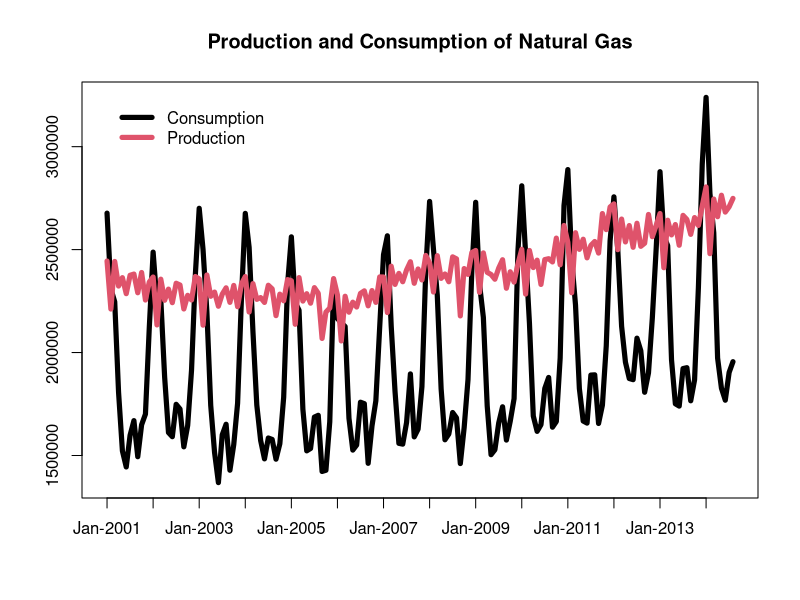
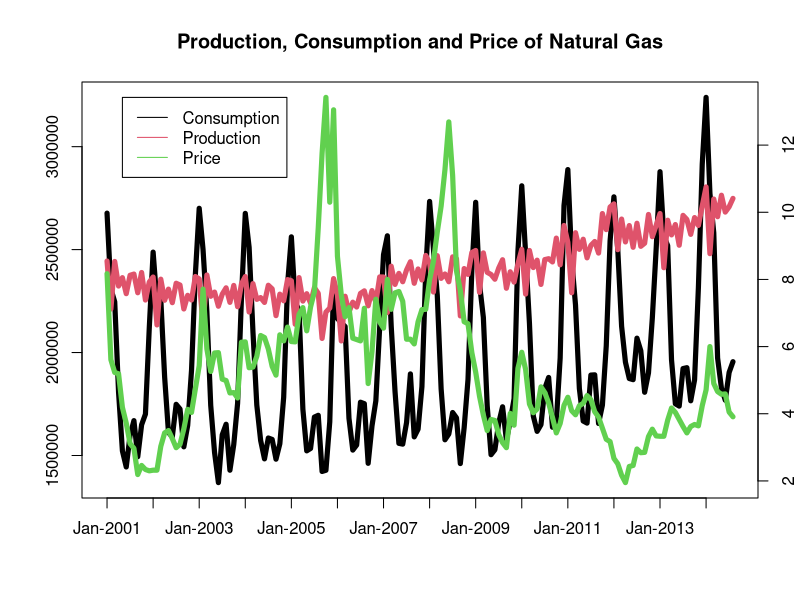
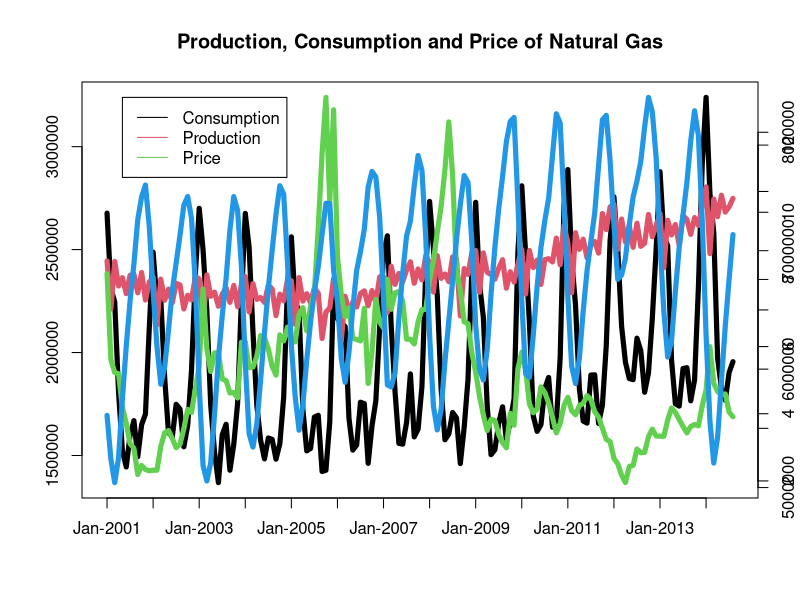
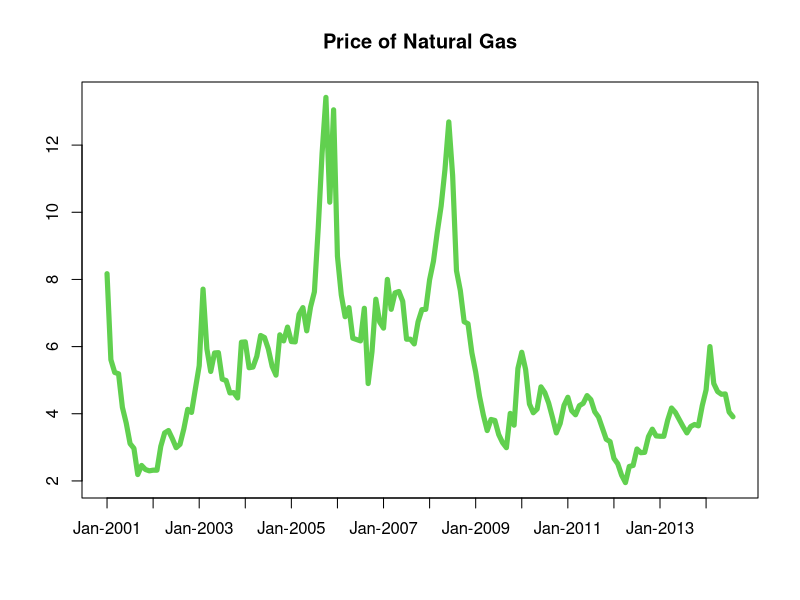
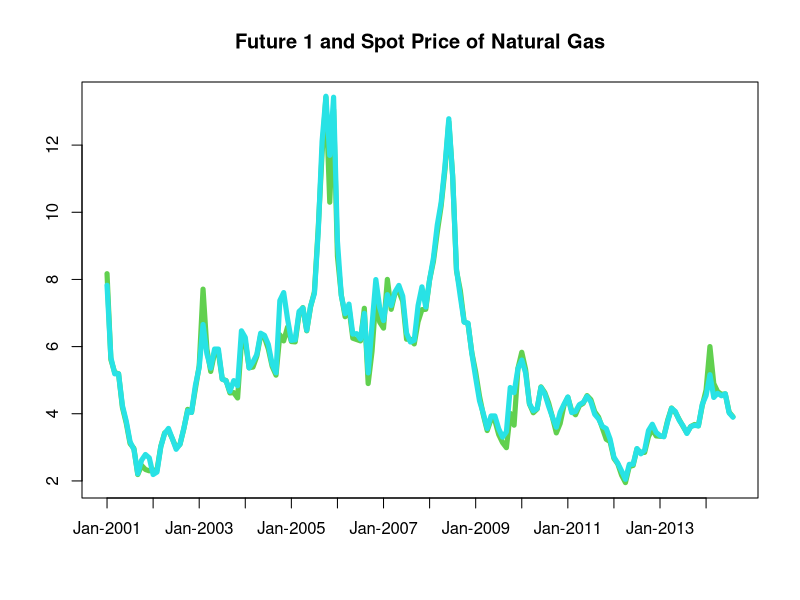
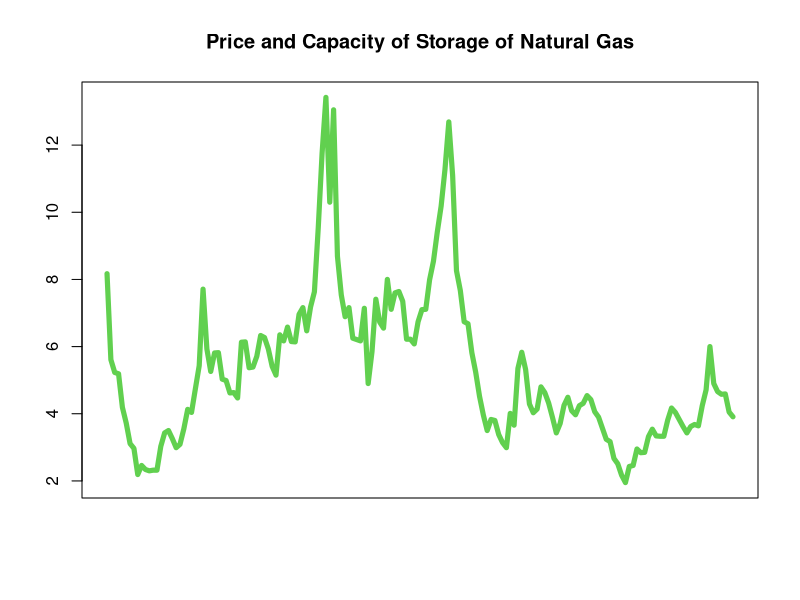
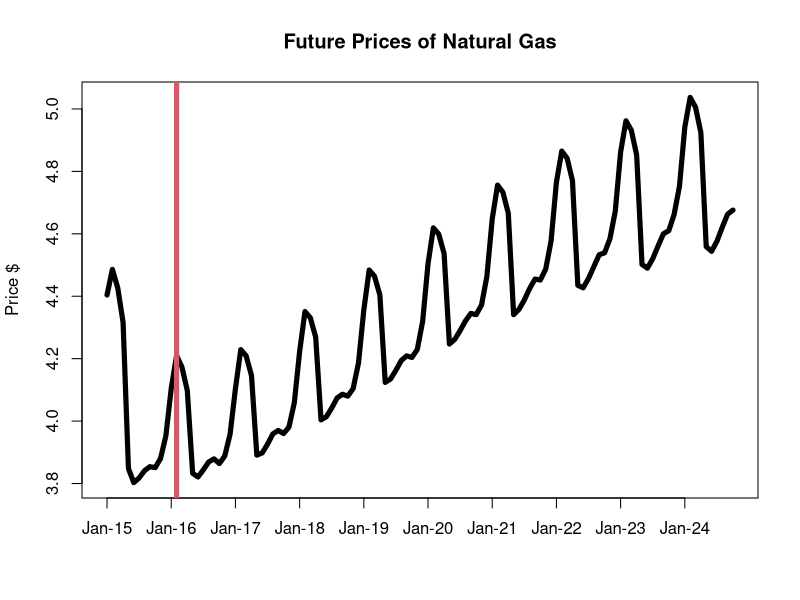
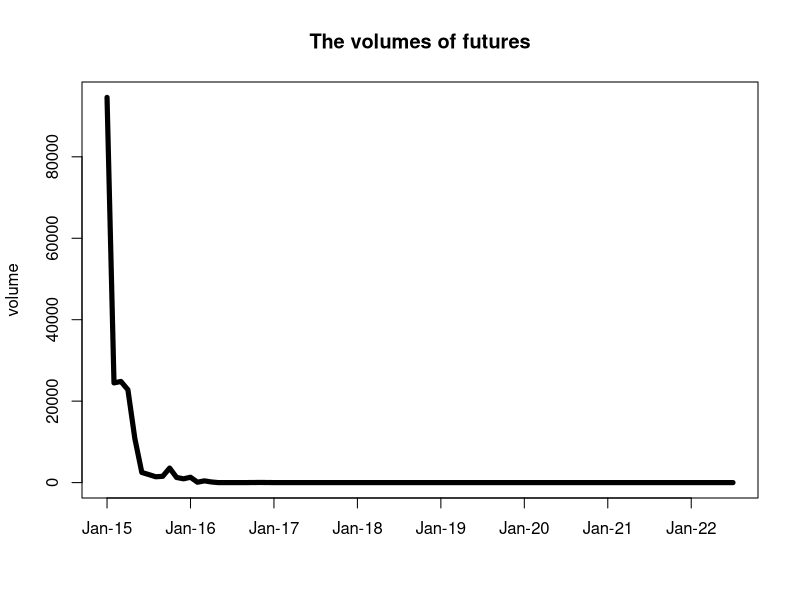

Recreate these plots in R, in order.
# setwd('~/Google Drive/Longcode/presentation/')
setwd('C:/Users/msbcr563/Google Drive/Longcode/presentation/')

# Historical production and consumption -----------------------------------
Data = read.csv('ExampleDataSubset.csv',header = TRUE)

prod = Data$Production + Data$Import - Data$Export 
storage = Data$Storage
# netwithdraw = Data$NetWithdraw
prodAstorage = prod + Data$NetStorage
con = Data$Consumption
price = Data$Price
# capacity = Data$Capacity
Date = Data$Date
base = Data$Base.Gas
Future1 = Data$Future1

EveryJan = Date[seq(from = 1,to = length(Date),by = 12)]



# Production and Consumption of Natural Gas -------------------------------
plot(con,type = 'l',col = 1,xaxt = 'n',ylim = c(min(con),max(con)),xlab = NA, ylab = NA,lwd = 5)
title(main = 'Production and Consumption of Natural Gas')
axis(1,seq(from = 1,to = length(Date),by = 12),labels = EveryJan)
par(new = TRUE)
plot(prod,type = 'l', col = 2, axes = FALSE,xlab = NA, ylab = NA,,ylim = c(min(con),max(con)),lwd = 5)
legend(x = 1, y = max(con),legend = c('Consumption','Production'),col = 1:2,lty = 1,lwd = 5,bty = 'n')



# Production, Consumption and Price of Natural Gas ------------------------
plot(con,type = 'l',col = 1,xaxt = 'n',ylim = c(min(con),max(con)),xlab = NA, ylab = NA,lwd = 5)
title(main = 'Production, Consumption and Price of Natural Gas')
axis(1,seq(from = 1,to = length(Date),by = 12),labels = EveryJan)
par(new = TRUE)
plot(prod,type = 'l', col = 2, axes = FALSE,xlab = NA, ylab = NA,,ylim = c(min(con),max(con)),lwd = 5)
par(new = TRUE)
plot(price,type = 'l', col = 3,axes = FALSE, xlab = NA, ylab = NA,lwd = 5)
axis(side = 4)
legend(x = 5, y = max(price),legend = c('Consumption','Production','Price'),col = 1:3,lty = 1)

# Production, Consumption, Price and storage of Natural Gas ------------------------
plot(con,type = 'l',col = 1,xaxt = 'n',ylim = c(min(con),max(con)),xlab = NA, ylab = NA,lwd = 5)
title(main = 'Production, Consumption and Price of Natural Gas')
axis(1,seq(from = 1,to = length(Date),by = 12),labels = EveryJan)
par(new = TRUE)
plot(prod,type = 'l', col = 2, axes = FALSE,xlab = NA, ylab = NA,,ylim = c(min(con),max(con)),lwd = 5)
par(new = TRUE)
plot(price,type = 'l', col = 3,axes = FALSE, xlab = NA, ylab = NA,lwd = 5)
axis(side = 4)
legend(x = 5, y = max(price),legend = c('Consumption','Production','Price'),col = 1:3,lty = 1)
par(new = TRUE)
plot(storage,type = 'l', col = 4,axes = FALSE, xlab = NA, ylab = NA,lwd = 5)
axis(side = 4)


# Spot Price of Natural Gas ----------------------------------------------------
plot(price,type = 'l', col = 3, xlab = NA, ylab = NA,lwd = 5,xaxt = 'n')
title(main = 'Price of Natural Gas')
axis(1,seq(from = 1,to = length(Date),by = 12),labels = EveryJan)


# Future 1 and spot Price of Natural Gas -------------------------------------------
plot(price,type = 'l', col = 3, xlab = NA, ylab = NA,lwd = 5,xaxt = 'n')
lines(Future1,type = 'l',col = 5,lwd = 5)
title(main = 'Future 1 and Spot Price of Natural Gas')
axis(1,seq(from = 1,to = length(Date),by = 12),labels = EveryJan)




# Price and Capacity of Storage of Natural Gas ----------------------------
plot(price,type = 'l', col = 3, xlab = NA, ylab = NA,lwd = 5,xaxt = 'n')
title(main = 'Price and Capacity of Storage of Natural Gas')
# par(new = TRUE)
# plot(netwithdraw,type = 'l', col = 4,axes = FALSE, xlab = NA, ylab = NA,lwd = 5,)
# axis(side = 4)
# axis(1,seq(from = 1,to = length(Date),by = 12),labels = EveryJan)


# Future Prices -----------------------------------------------------------
FutureData = read.csv('price.csv',header = FALSE)

FutureData = FutureData[,1]

DateFuture = paste0('Jan-',15:24)

plot(FutureData, type = 'l', xaxt = 'n', ylab = 'Price $', xlab = NA, lwd =5)
axis(1,seq(from = 1,to = length(FutureData),by = 12),labels = DateFuture)
title(main = 'Future Prices of Natural Gas')
abline(v = 14,col = 2,lwd = 5)

# Future volume ------------------------------------------------------------------

Vdata = read.csv('VolumeFuture.csv')
volume = Vdata$Total.Volume[-c(1,nrow(Vdata))]
plot(volume,type='l',xlab = NA, lwd = 5, xaxt = 'n')
title(main = 'The volumes of futures')
axis(1,seq(from = 1,to = length(volume),by = 12),labels = DateFuture[-c(9,10)])


# Future price first 14 
plot(FutureData[1:14], type = 'l', xaxt = 'n', ylab = 'Price $', xlab = NA, lwd =5)
axis(1,at = 1:14, labels =Vdata$Month[1:14])
title(main = 'Future Prices of Natural Gas')

# Prices and storage level ------------------------------------------------

# ratio = (storage-base)/(capacity-base)
# plot(price,type = 'l', col = 3, xlab = NA, ylab = NA,lwd = 5,xaxt = 'n')
# title(main = 'Price and Storage Level of Natural Gas')
# par(new = TRUE)
# plot(ratio,type = 'l', col = 6,axes = FALSE, xlab = NA, ylab = NA,lwd = 5)
# axis(side = 4)
# axis(1,seq(from = 1,to = length(Date),by = 12),labels = EveryJan)




